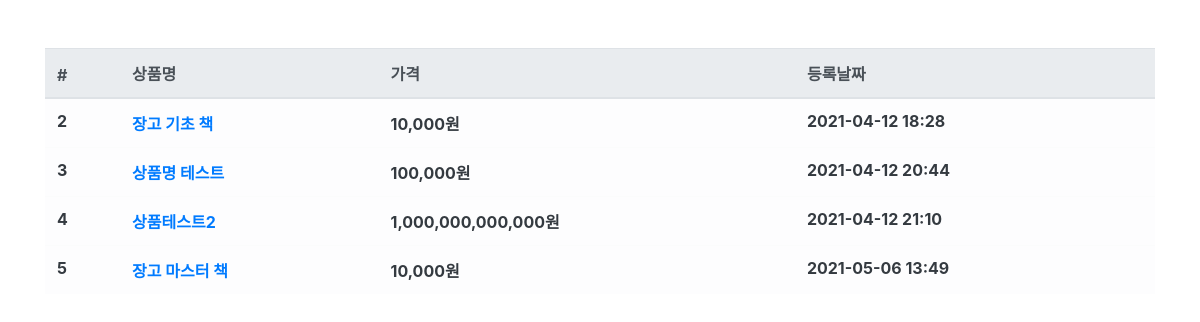
The app's page /product/ with its own data.
### product/models.py (models this page shows, shortened)
class Product(models.Model):
    name = models.CharField(max_length=256, verbose_name='상품명')
    price = models.IntegerField(verbose_name='상품가격')
    description = models.TextField(verbose_name='상품 설명')  # charfield와는 다르게 문자열 길이 제한이 없음
    stock = models.IntegerField(verbose_name='재고')
    register_date = models.DateTimeField(auto_now_add=True, verbose_name='등록 날짜') # auto_now_add : 최초 저장 시에만 현재날짜를 적용 / auto_now는 save 할 때마다 현재날짜로 갱신
    class Meta:
        db_table = 'fastcampus_product'
        verbose_name = '상품'
        verbose_name_plural = '상품'

### product/views.py (the view)
# urls.py: path('product/', ProductList.as_view()),
class ProductList(ListView):
    model = Product
    template_name = 'product.html'
    context_object_name = 'product_list'

### product/templates/product.html (shortened to what this page needs)
{% extends "base.html" %}
{% load humanize %}
{% block contents %}
<div class="row mt-5">
    <div class="col-12">
        <table class="table table-light">
            <thead class="thead-light">
                <tr>
                    <th scope="col">#</th>
                    <th scope="col">상품명</th>
                    <th scope="col">가격</th>
                    <th scope="col">등록날짜</th>
                </tr>
            </thead>
            <tbody class="text-dark">
            {% for product in product_list %}
                <tr>
                    <th scope="row">{{product.id}}</th>
                    <th><a id="product-{{ product.id }}" onmouseenter="product_detail({{ product.id }});" onmouseleave="product_leave({{ product.id }});"
                        href="/product/{{product.id}}">{{ product.name }}</a>
                    </th>
                    <th>{{product.price|intcomma}}원</th>
                    <th>{{product.register_date|date:'Y-m-d H:i'}}</th>
                </tr>
            {% endfor %}
            </tbody>
        </table>
    </div>
</div>
{% endblock %}

### records on screen
Product: id "2", name "장고 기초 책", price "10,000", register_date "2021-04-12 18:28"
Product: id "3", name "상품명 테스트", price "100,000", register_date "2021-04-12 20:44"
Product: id "4", name "상품테스트2", price "1,000,000,000,000", register_date "2021-04-12 21:10"
Product: id "5", name "장고 마스터 책", price "10,000", register_date "2021-05-06 13:49"
